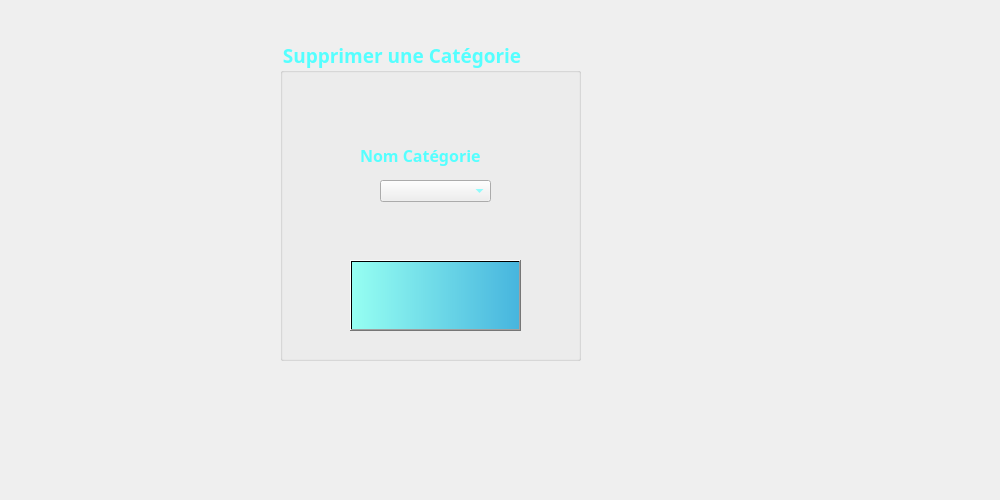
     <widget class="QWidget" name="tab_categorie_11">
      <attribute name="title">
       <string>Supprimer</string>
      </attribute>
      <widget class="QGroupBox" name="groupBox_categorie_6">
       <property name="geometry">
        <rect>
         <x>280</x>
         <y>40</y>
         <width>301</width>
         <height>321</height>
        </rect>
       </property>
       <property name="font">
        <font>
         <family>Lucida Calligraphy</family>
         <pointsize>14</pointsize>
         <weight>75</weight>
         <bold>true</bold>
        </font>
       </property>
       <property name="layoutDirection">
        <enum>Qt::LeftToRight</enum>
       </property>
       <property name="styleSheet">
        <string notr="true">color: rgb(255, 80, 97);
color: rgb(0, 255, 255);
color: rgb(85, 255, 255);
</string>
       </property>
       <property name="title">
        <string>Supprimer une Catégorie</string>
       </property>
       <widget class="QLabel" name="label_categorie_43">
        <property name="geometry">
         <rect>
          <x>168</x>
          <y>318</y>
          <width>2101</width>
          <height>2211</height>
         </rect>
        </property>
        <property name="text">
         <string/>
        </property>
        <property name="pixmap">
         <pixmap>macaron.jpg</pixmap>
        </property>
       </widget>
       <widget class="QPushButton" name="pushButton_categorie_6">
        <property name="geometry">
         <rect>
          <x>70</x>
          <y>220</y>
          <width>171</width>
          <height>71</height>
         </rect>
        </property>
        <property name="font">
         <font>
          <family>Lucida Calligraphy</family>
          <pointsize>11</pointsize>
          <weight>75</weight>
          <bold>true</bold>
         </font>
        </property>
        <property name="styleSheet">
         <string notr="true">background-color: qlineargradient(spread:pad, x1:0, y1:0, x2:1, y2:0, stop:0 rgba(150, 255, 242, 255), stop:1 rgba(71, 181, 222, 255));</string>
        </property>
        <property name="text">
         <string/>
        </property>
        <property name="icon">
         <iconset>
          <normaloff>../../../../../../Downloads/poubelle.png</normaloff>../../../../../../Downloads/poubelle.png</iconset>
        </property>
        <property name="iconSize">
         <size>
          <width>150</width>
          <height>150</height>
         </size>
        </property>
       </widget>
       <widget class="QLabel" name="label_categorie_45">
        <property name="geometry">
         <rect>
          <x>80</x>
          <y>100</y>
          <width>171</width>
          <height>31</height>
         </rect>
        </property>
        <property name="font">
         <font>
          <family>Lucida Calligraphy</family>
          <pointsize>12</pointsize>
          <weight>75</weight>
          <bold>true</bold>
         </font>
        </property>
        <property name="text">
         <string>Nom Catégorie</string>
        </property>
       </widget>
       <widget class="QComboBox" name="comboBox_categorie_sup">
        <property name="geometry">
         <rect>
          <x>100</x>
          <y>140</y>
          <width>111</width>
          <height>22</height>
         </rect>
        </property>
       </widget>
      </widget>
      <widget class="QLabel" name="label_categorie_46">
       <property name="geometry">
        <rect>
         <x>-30</x>
         <y>-90</y>
         <width>991</width>
         <height>491</height>
        </rect>
       </property>
       <property name="text">
        <string/>
       </property>
       <property name="pixmap">
        <pixmap>../../../../../../Downloads/154381946_1831634480335042_4446684979299693543_n.jpg</pixmap>
       </property>
      </widget>
      <zorder>label_categorie_46</zorder>
      <zorder>groupBox_categorie_6</zorder>
     </widget>
